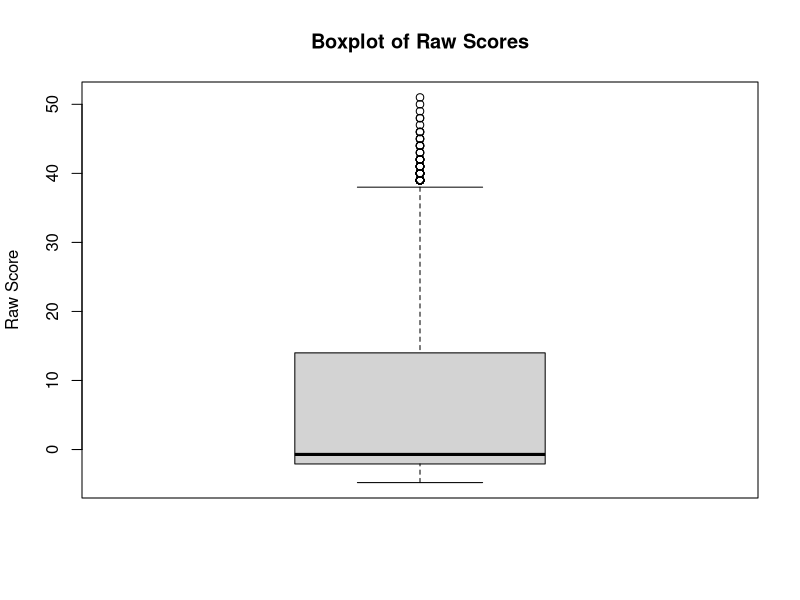
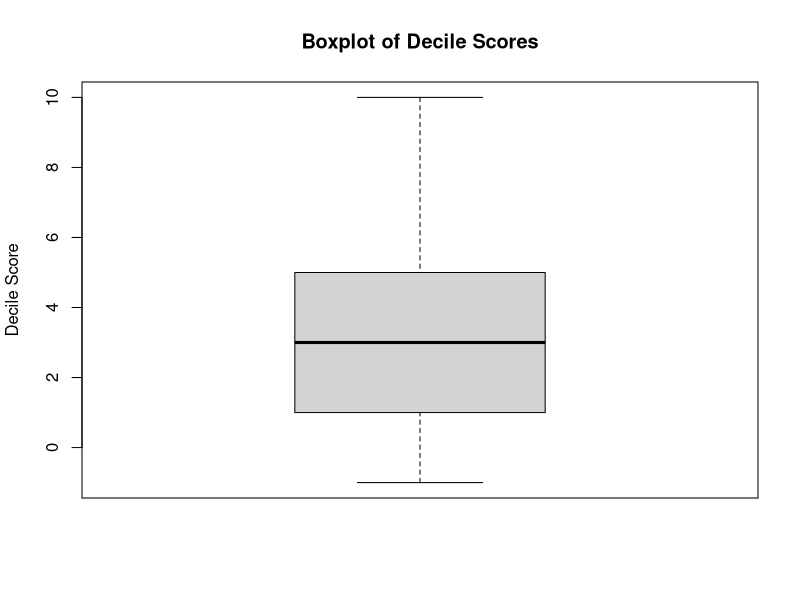

Source code (R) for these figures, in order:
## ---- chunk 1
library(tidyverse)

compas_scores_clean <- read_csv("dataset/compas-scores-clean.csv")

# Boxplot for RawScore
boxplot(compas_scores_clean$RawScore, main="Boxplot of Raw Scores", 
        ylab="Raw Score", xlab="")

# Boxplot for DecileScore
boxplot(compas_scores_clean$DecileScore, main="Boxplot of Decile Scores", 
        ylab="Decile Score", xlab="")

